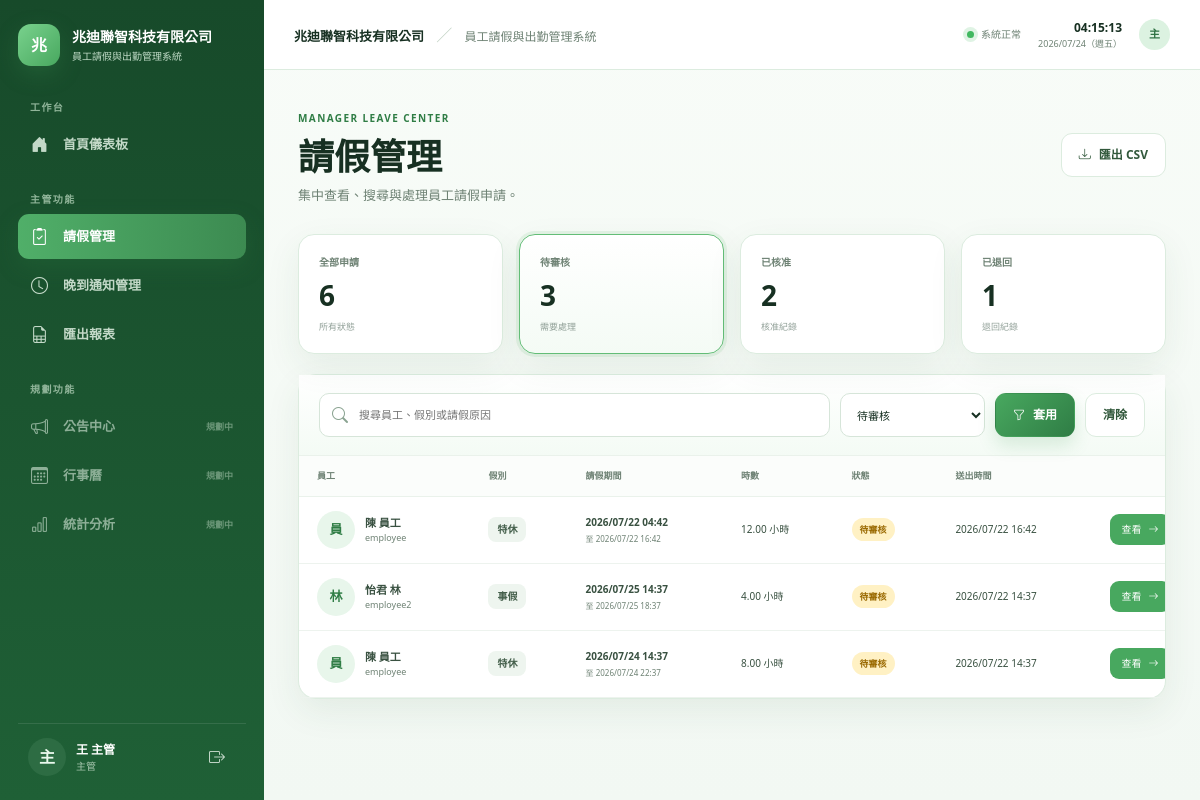
The app's page /manager/leave/?status=pending (signed in) with its own data.
### leaveapp/models.py (models this page shows, shortened)
class Profile(models.Model):
    ROLE_EMPLOYEE = "employee"
    ROLE_MANAGER = "manager"
    ROLE_ADMIN = "admin"
    ROLE_CHOICES = [
        (ROLE_EMPLOYEE, "員工"),
        (ROLE_MANAGER, "主管"),
        (ROLE_ADMIN, "系統管理者"),
    ]
    user = models.OneToOneField(User, on_delete=models.CASCADE, related_name="profile")
    role = models.CharField(max_length=20, choices=ROLE_CHOICES, default=ROLE_EMPLOYEE)
    manager = models.ForeignKey(
        User,
        on_delete=models.SET_NULL,
        null=True,
        blank=True,
        related_name="team_members",
        verbose_name="直屬主管",
    )

class LeaveRequest(models.Model):
    STATUS_PENDING = "pending"
    STATUS_APPROVED = "approved"
    STATUS_REJECTED = "rejected"
    STATUS_CANCELLED = "cancelled"
    STATUS_CHOICES = [
        (STATUS_PENDING, "待審核"),
        (STATUS_APPROVED, "已核准"),
        (STATUS_REJECTED, "已退回"),
        (STATUS_CANCELLED, "已取消"),
    ]
    employee = models.ForeignKey(User, on_delete=models.CASCADE, related_name="leave_requests")
    leave_type = models.ForeignKey(LeaveType, on_delete=models.PROTECT)
    start_datetime = models.DateTimeField(verbose_name="開始時間")
    end_datetime = models.DateTimeField(verbose_name="結束時間")
    reason = models.TextField(verbose_name="請假原因")
    attachment = models.FileField(upload_to="leave_attachments/%Y/%m/", blank=True, null=True)
    status = models.CharField(max_length=20, choices=STATUS_CHOICES, default=STATUS_PENDING)
    manager = models.ForeignKey(
        User,
        on_delete=models.SET_NULL,
        null=True,
        blank=True,
        related_name="managed_leave_requests",
    )
    manager_comment = models.TextField(blank=True, verbose_name="主管備註")
    created_at = models.DateTimeField(auto_now_add=True)
    reviewed_at = models.DateTimeField(blank=True, null=True)
    balance_applied = models.BooleanField(default=False)
    class Meta:
        ordering = ["-created_at"]
    @property
    def duration_hours(self):
        if not self.start_datetime or not self.end_datetime:
            return Decimal("0.00")
        seconds = (self.end_datetime - self.start_datetime).total_seconds()
        return Decimal(str(max(seconds / 3600, 0))).quantize(Decimal("0.01"))

class LeaveType(models.Model):
    name = models.CharField(max_length=50, unique=True, verbose_name="假別名稱")
    requires_attachment = models.BooleanField(default=False, verbose_name="需附件")
    active = models.BooleanField(default=True, verbose_name="啟用")
    display_order = models.PositiveIntegerField(default=0, verbose_name="顯示順序")
    class Meta:
        ordering = ["display_order", "id"]
        verbose_name = "假別"
        verbose_name_plural = "假別"

### leaveapp/views.py (the view, shortened to what this page needs)
# urls.py: path("manager/leave/", views.manager_leave_list, name="manager_leave_list"),
@login_required
@manager_required
def manager_leave_list(request):
    query = request.GET.get("q", "").strip()
    status = request.GET.get("status", "all").strip()
    requests_qs = _manager_leave_queryset(request.user).select_related(
        "employee",
        "leave_type",
        "manager",
    )
    valid_statuses = {
        LeaveRequest.STATUS_PENDING,
        LeaveRequest.STATUS_APPROVED,
        LeaveRequest.STATUS_REJECTED,
        LeaveRequest.STATUS_CANCELLED,
    }
    if status in valid_statuses:
        requests_qs = requests_qs.filter(status=status)
    all_visible = _manager_leave_queryset(request.user)
    counts = {
        "all": all_visible.count(),
        "pending": all_visible.filter(status=LeaveRequest.STATUS_PENDING).count(),
        "approved": all_visible.filter(status=LeaveRequest.STATUS_APPROVED).count(),
        "rejected": all_visible.filter(status=LeaveRequest.STATUS_REJECTED).count(),
        "cancelled": all_visible.filter(status=LeaveRequest.STATUS_CANCELLED).count(),
    }
    return render(
        request,
        "leaveapp/manager_leave_list.html",
        {
            "leave_requests": requests_qs.order_by("-created_at"),
            "query": query,
            "status_filter": status,
            "counts": counts,
        },
    )

### leaveapp/views.py (called while the page is built)
def _manager_leave_queryset(user):
    if user.profile.role == Profile.ROLE_ADMIN:
        return LeaveRequest.objects.all()
    return LeaveRequest.objects.filter(manager=user)

### templates/leaveapp/manager_leave_list.html (shortened to what this page needs)
{% extends "base.html" %}
{% block content %}
<section class="page-heading manager-heading">
  <div>
    <span class="eyebrow">MANAGER LEAVE CENTER</span>
    <h1>請假管理</h1>
    <p>集中查看、搜尋與處理員工請假申請。</p>
  </div>
  <a class="btn-enterprise secondary" href="{% url 'export_csv' %}">
    <i class="bi bi-download"></i>匯出 CSV
  </a>
</section>
<section class="manager-stat-grid">
  <a href="?status=all" class="manager-stat-card {% if status_filter == 'all' %}selected{% endif %}">
    <small>全部申請</small><strong>{{ counts.all }}</strong><span>所有狀態</span>
  </a>
  <a href="?status=pending" class="manager-stat-card {% if status_filter == 'pending' %}selected{% endif %}">
    <small>待審核</small><strong>{{ counts.pending }}</strong><span>需要處理</span>
  </a>
  <a href="?status=approved" class="manager-stat-card {% if status_filter == 'approved' %}selected{% endif %}">
    <small>已核准</small><strong>{{ counts.approved }}</strong><span>核准紀錄</span>
  </a>
  <a href="?status=rejected" class="manager-stat-card {% if status_filter == 'rejected' %}selected{% endif %}">
    <small>已退回</small><strong>{{ counts.rejected }}</strong><span>退回紀錄</span>
  </a>
</section>
<article class="enterprise-panel manager-list-panel">
  <header class="manager-toolbar">
    <form method="get" class="manager-filter-form">
      <div class="manager-search">
        <i class="bi bi-search"></i>
        <input type="search" name="q" value="{{ query }}" placeholder="搜尋員工、假別或請假原因">
      </div>
      <select name="status">
        <option value="pending" {% if status_filter == "pending" %}selected{% endif %}>待審核</option>
      </select>
      <button class="btn-enterprise primary" type="submit"><i class="bi bi-funnel"></i>套用</button>
      <a class="btn-enterprise secondary" href="{% url 'manager_leave_list' %}">清除</a>
    </form>
  </header>
  {% if leave_requests %}
  <div class="manager-table-wrap">
    <table class="manager-table">
      <thead>
        <tr>
          <th>員工</th><th>假別</th><th>請假期間</th><th>時數</th><th>狀態</th><th>送出時間</th><th></th>
        </tr>
      </thead>
      <tbody>
        {% for item in leave_requests %}
        <tr>
          <td>
            <div class="person-cell">
              <span class="person-avatar">{{ item.employee.last_name|default:item.employee.username|slice:":1" }}</span>
              <span><strong>{{ item.employee.get_full_name|default:item.employee.username }}</strong><small>{{ item.employee.username }}</small></span>
            </div>
          </td>
          <td><span class="type-badge">{{ item.leave_type.name }}</span></td>
          <td><strong>{{ item.start_datetime|date:"Y/m/d H:i" }}</strong><small>至 {{ item.end_datetime|date:"Y/m/d H:i" }}</small></td>
          <td>{{ item.duration_hours }} 小時</td>
          <td><span class="status-badge {{ item.status }}">{{ item.get_status_display }}</span></td>
          <td>{{ item.created_at|date:"Y/m/d H:i" }}</td>
          <td><a class="review-link" href="{% url 'leave_detail' item.id %}">查看<i class="bi bi-arrow-right"></i></a></td>
        </tr>
        {% endfor %}
      </tbody>
    </table>
  </div>
  {% else %}
  <div class="empty-state">
    <span><i class="bi bi-search"></i></span>
    <strong>找不到符合條件的請假申請</strong>
    <p>請調整搜尋文字或篩選條件。</p>
  </div>
  {% endif %}
</article>
{% endblock %}

### templates/base.html (shortened to what this page needs)
{% load static %}
<!doctype html>
<html lang="zh-Hant">
<head>
  <link href="https://cdn.jsdelivr.net/npm/bootstrap@5.3.3/dist/css/bootstrap.min.css" rel="stylesheet">
  <link href="https://cdn.jsdelivr.net/npm/bootstrap-icons@1.11.3/font/bootstrap-icons.css" rel="stylesheet">
  <link rel="stylesheet" href="{% static 'css/style.css' %}">
</head>
<body>
{% if user.is_authenticated %}
<div class="app-shell">
  <aside class="sidebar d-none d-lg-flex">
    <a class="brand" href="{% url 'dashboard' %}">
      <span class="brand-mark">兆</span>
      <span class="brand-copy">
        <strong>兆迪聯智科技有限公司</strong>
        <small>員工請假與出勤管理系統</small>
      </span>
    </a>
    <nav class="sidebar-nav">
      <span class="nav-label">工作台</span>
      <a class="sidebar-link {% if request.resolver_match.url_name == 'dashboard' %}active{% endif %}" href="{% url 'dashboard' %}">
        <i class="bi bi-house-door-fill"></i><span>首頁儀表板</span>
      </a>
      {% if user.profile.role == "employee" %}
      <span class="nav-label nav-label-spaced">請假管理</span>
      <a class="sidebar-link" href="{% url 'create_leave' %}">
        <i class="bi bi-calendar2-plus"></i><span>新增請假</span>
      </a>
      <a class="sidebar-link" href="{% url 'dashboard' %}#my-requests">
        <i class="bi bi-journal-text"></i><span>我的請假紀錄</span>
      </a>
      <span class="nav-label nav-label-spaced">其他功能</span>
      <a class="sidebar-link" href="{% url 'create_late_notice' %}">
        <i class="bi bi-clock-history"></i><span>晚到通知</span>
      </a>
      {% else %}
      <span class="nav-label nav-label-spaced">主管功能</span>
      <a class="sidebar-link {% if request.resolver_match.url_name == 'manager_leave_list' %}active{% endif %}" href="{% url 'manager_leave_list' %}">
        <i class="bi bi-clipboard2-check"></i><span>請假管理</span>
      </a>
      <a class="sidebar-link {% if request.resolver_match.url_name == 'manager_late_list' %}active{% endif %}" href="{% url 'manager_late_list' %}">
        <i class="bi bi-clock"></i><span>晚到通知管理</span>
      </a>
      <a class="sidebar-link" href="{% url 'export_csv' %}">
        <i class="bi bi-file-earmark-spreadsheet"></i><span>匯出報表</span>
      </a>
      {% endif %}
      <span class="nav-label nav-label-spaced">規劃功能</span>
      <span class="sidebar-link disabled-link"><i class="bi bi-megaphone"></i><span>公告中心</span><small>規劃中</small></span>
      <span class="sidebar-link disabled-link"><i class="bi bi-calendar3"></i><span>行事曆</span><small>規劃中</small></span>
      <span class="sidebar-link disabled-link"><i class="bi bi-bar-chart"></i><span>統計分析</span><small>規劃中</small></span>
    </nav>
    <div class="sidebar-user">
      <span class="avatar">{{ user.last_name|default:user.username|slice:":1" }}</span>
      <span class="sidebar-user-copy">
        <strong>{{ user.get_full_name|default:user.username }}</strong>
        <small>{{ user.profile.get_role_display }}</small>
      </span>
      <form action="{% url 'logout' %}" method="post">
        <button class="icon-btn" title="登出"><i class="bi bi-box-arrow-right"></i></button>
      </form>
    </div>
  </aside>
  <div class="app-main">
    <header class="topbar">
      <div class="topbar-title">
        <strong>兆迪聯智科技有限公司</strong>
        <span>／</span>
        <small>員工請假與出勤管理系統</small>
      </div>
      <div class="topbar-right">
        <span class="system-online"><i></i>系統正常</span>
        <div class="live-clock d-none d-md-block">
          <strong id="liveTime">--:--:--</strong>
          <small id="liveDate">----/--/--</small>
        </div>
        <span class="topbar-avatar">{{ user.last_name|default:user.username|slice:":1" }}</span>
      </div>
    </header>
    <main class="content-area">
      {% block content %}{% endblock %}
    </main>
  </div>
</div>
{% endif %}
</body>
</html>

### records on screen
LeaveRequest: employee.last_name "員", employee.get_full_name "陳 員工", employee.username "employee", leave_type.name "特休", start_datetime "2026/07/22 04:42", end_datetime "2026/07/22 16:42", duration_hours "12.00", status "待審核", created_at "2026/07/22 16:42"
LeaveRequest: employee.last_name "林", employee.get_full_name "怡君 林", employee.username "employee2", leave_type.name "事假", start_datetime "2026/07/25 14:37", end_datetime "2026/07/25 18:37", duration_hours "4.00", status "待審核", created_at "2026/07/22 14:37"
LeaveRequest: employee.last_name "員", employee.get_full_name "陳 員工", employee.username "employee", leave_type.name "特休", start_datetime "2026/07/24 14:37", end_datetime "2026/07/24 22:37", duration_hours "8.00", status "待審核", created_at "2026/07/22 14:37"

### other values on screen
{{ user.last_name|default:user.username|slice:":1" }} "主"
{{ user.get_full_name|default:user.username }} "王 主管"
{{ user.profile.get_role_display }} "主管"
{{ counts.all }} "6"
{{ counts.pending }} "3"
{{ counts.approved }} "2"
{{ counts.rejected }} "1"
